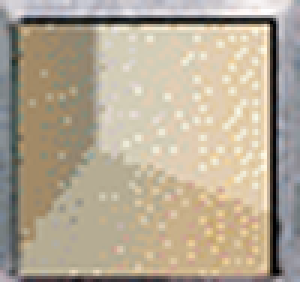
#> input picture assets/loc/scanbox-interior.png, 100 x 94 px (shown 3 times larger)
$ python make_site_scanboxes.py ../assets/loc/scanbox-interior.png
#> lines starting #> are read from the running program, lines starting #| are printed output that depends on the picture; after the words box and inside, x2 and y2 are one past the last pixel; in counts of white or black regions, pixels touching at a corner belong together
### tools/make_site_wear.py
"""Rev 84 (site wear and PC wide starships): the paint of Decipher's blue starship / vehicle site frames, rebuilt from
the printed faces -> assets/frames/site-wear-light.png (frame coordinates, 2073 x 1497, the size of
assets/frames/loc-site.png).

Decipher printed the Light starship / vehicle sites (Sandcrawler: Loading Bay, Home One: War Room / Docking Bay,
Blockade Flagship: Docking Bay) with the blue paint worn through to the silver in large scratched patches - heaviest on
the strips between the title bars and the picture and along the outer rim - and the Dark ones (Executor sites,
Sandcrawler: Droid Junkheap, Star Destroyer: Launch Bay, ...) in smooth unworn blue (checked on the six hi-res Dark
faces below: no wear to rebuild; the renderer paints them plain, as before). Each Light card has its own
patches, in the same places on every copy (the wiki's hi-res scan and Decipher's archive image of Loading Bay agree).

  * Every printed face is registered to the site frame (loc-site.png on the master card, 2220 x 1632, its paint zone
    tinted blue as printed) by ECC (affine, coarse to fine; a sheared fit is rejected) over the card body and its
    edge on the black border, the picture masked out. Each scan is saved as out/site-wear-scans/registered-*.png.
  * Each registered face is classified inside the frame's paint zone: blue paint 1, silver 0, anything else (the
    black copyright line, the sphere, icons) unknown.
  * Light wear = the per-pixel median of the four Light faces (unknown left out): worn where most of them show silver.
    No smoothing, no hand retouching; site-wear-light.png: 255 = worn to the silver.
    Under the copyright line (the same place on all four) no face shows the paint: left unworn.

Faces (wiki.swccg.com): Light: ANH-L-sandcrawlerloadingbay-hires.webp (2073 px), DS2-L-homeonewarroom /
DS2-L-homeonedockingbay / Theed-L-blockadeflagshipdockingbay -decipher-archive (Decipher's own images, ~500 px);
Dark (checked, not used): the six -hires.webp faces (Droid Junkheap, Executor: Comm Station / Control Station /
Holotheatre / Main Corridor / Meditation Chamber).
Usage: python3 tools/make_site_wear.py [scan_cache_dir]"""
from __future__ import annotations
import json, sys, urllib.parse, urllib.request
from pathlib import Path
import numpy as np
from PIL import Image
import cv2

ROOT = Path(__file__).resolve().parents[1]
CACHE = Path(sys.argv[1] if len(sys.argv) > 1 else ROOT / "out" / "site-wear-scans")
API = "https://wiki.swccg.com/api.php"
LIGHT = ["ANH-L-sandcrawlerloadingbay-hires.webp", "DS2-L-homeonewarroom-decipher-archive.gif",
         "DS2-L-homeonedockingbay-decipher-archive.gif", "Theed-L-blockadeflagshipdockingbay-decipher-archive.jpg"]
MW, MH = 2220, 1632          # master card (landscape)
FX, FY = 74, 76              # loc-site frame offset on the master (render.TEMPLATES["loc-site"]["frame_off"])


def fetch(name: str) -> Path:
    p = CACHE / name
    if not p.exists():
        CACHE.mkdir(parents=True, exist_ok=True)
        q = urllib.parse.urlencode({"action": "query", "titles": "File:" + name, "prop": "imageinfo",
                                    "iiprop": "url", "format": "json"})
        req = lambda u: urllib.request.urlopen(urllib.request.Request(u, headers={"User-Agent": "cardmaker-tools/1.0"}), timeout=60)
        d = json.load(req(API + "?" + q))
        url = next(iter(d["query"]["pages"].values()))["imageinfo"][0]["url"]
        p.write_bytes(req(url).read())
    return p


def frame_zone(painted: bool = True):
    """The bare frame on the master, and the zone render.starship_frame paints (no icon boxes, no grown text)."""
    fa = np.array(Image.open(ROOT / "assets/frames/loc-site.png").convert("RGBA")).astype(float)
    H, W = fa.shape[:2]
    keep = np.zeros((H, W), bool)
    m = 4
    for x0, y0, x1, y1 in ((163, 1135, 444, 1252), (440, 1135, 1576, 1252), (163, 1252, 1900, 1370),
                           (163, 106, 1900, 225), (489, 225, 1634, 336), (1630, 225, 1900, 336)):
        keep[max(0, y0 - m):y1 + m, max(0, x0 - m):x1 + m] = True
    rgb = fa[:, :, :3]
    silver = (np.abs(rgb[:, :, 0] - rgb[:, :, 2]) < 30) & (rgb.mean(2) > 80) & (fa[:, :, 3] > 0)
    zone = silver & ~keep
    ref = np.zeros((MH, MW, 3), np.uint8)
    a = fa[:, :, 3:] / 255.0
    paint = rgb * a
    if painted:   # the blue sites: the zone painted, as printed (make_site_scanboxes.py also registers silver sites)
        paint[zone] = rgb[zone].mean(-1, keepdims=True) / 172.0 * np.array([33.0, 95.0, 140.0])
    ref[FY:FY + H, FX:FX + W] = np.clip(paint, 0, 255).astype(np.uint8)
    # registration mask: the whole card body and its edge on the black border, but not the picture
    msk = np.zeros((MH, MW), np.uint8)
    msk[FY + 68 - 40:FY + 1410 + 40, FX + 70 - 40:FX + 2000 + 40] = 1
    msk[FY + 382 + 12:FY + 1095 - 12, FX + 188 + 12:FX + 1883 - 12] = 0
    return ref, msk, zone


# [7 lines left out: function bbox_blue, not called in this run]


def gray(a, s):
    return cv2.GaussianBlur(cv2.cvtColor(a, cv2.COLOR_RGB2GRAY).astype(np.float32) / 255, (0, 0), s)


# [64 lines left out: functions register, classify, main, not called in this run]


# [2 lines that do not run on import are left out]

### tools/make_site_scanboxes.py
"""Rev 84 (sites 2): the Mobile, Starship and Vehicle icon boxes of Decipher's location cards, cut from printed faces ->
assets/loc/scanbox-{mobile,starship,vehicle}.png (100 x 94, as scanbox-interior / -exterior / -planet / -underground,
which were cut from the printed Hoth cards).

These three were drawn as the Holotable icon (icon-*.png, its own brown speckled border) on box.png: a brown-speckled
box, 10 px too large and 3-8 px off, unlike the print's thin dark line inside the silver rim. Each printed hi-res face
(wiki, 2073 px) is registered to the site frame as in make_site_wear.py; every box of the wanted kinds is located from
where the renderer puts it (frame x 1805 - 111 k, y 1148 for the half at the bottom; the top half turned): the square
boxes of the row are matched by scanbox-interior.png's rim (+-24 px) and the row fitted (x0 - pitch k, y), which places the
round mobile disc too (the rim match alone mistakes it); the boxes of one kind are averaged by per-pixel median.
Faces: Executor: Comm Station / Control Station / Holotheatre / Main Corridor / Meditation Chamber (mobile, starship),
Death Star: Docking Bay 327, Death Star: Central Core, Death Star: War Room (mobile), Sandcrawler: Loading Bay /
Droid Junkheap (vehicle). Usage: python3 tools/make_site_scanboxes.py [scan_dir]"""
from __future__ import annotations
import sys
from pathlib import Path
import numpy as np
import cv2
from PIL import Image

ROOT = Path(__file__).resolve().parents[1]
sys.path.insert(0, str(ROOT / "tools"))
import make_site_wear as W   # noqa: E402  (fetch, frame_zone, register; its CACHE follows argv[1] too)

# face file -> (painted frame, the card's location icons outermost first: the same list for both halves)
FACES = {
    "Dagobah-D-executorcommstation-hires.webp": (True, ["scomp", "mobile", "starship", "interior"]),
    "Dagobah-D-executorcontrolstation-hires.webp": (True, ["scomp", "mobile", "starship", "interior"]),
    "Dagobah-D-executorholotheatre-hires.webp": (True, ["scomp", "mobile", "starship", "interior"]),
    "Dagobah-D-executormaincorridor-hires.webp": (True, ["scomp", "mobile", "starship", "interior"]),
    "Dagobah-D-executormeditationchamber-hires.webp": (True, ["scomp", "mobile", "starship", "interior"]),
    "Premiere-D-deathstardockingbay327-hires.webp": (False, ["scomp", "mobile", "exterior", "interior"]),
    "Premiere-D-deathstarcentralcore-hires.webp": (False, ["scomp", "mobile", "interior"]),
    "Premiere-D-deathstarwarroom-hires.webp": (False, ["scomp", "mobile", "interior"]),
    "ANH-L-sandcrawlerloadingbay-hires.webp": (True, ["vehicle", "interior"]),
    "ANH-D-sandcrawlerdroidjunkheap-hires.webp": (True, ["vehicle", "interior"]),
}
WANT = ("mobile", "starship", "vehicle")
S = 24   # search radius (px) round the renderer's box position


def main():
    tpl = np.array(Image.open(ROOT / "assets/loc/scanbox-interior.png").convert("L")).astype(np.float32)
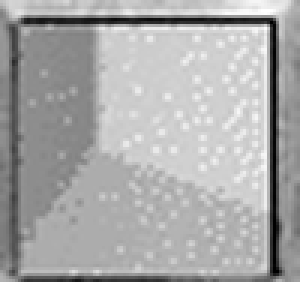
#> tpl: shape (94, 100) float32 (shown 3 times larger); min 0, max 255, mean 168.9
    rim = np.ones_like(tpl, np.uint8); rim[12:-12, 12:-12] = 0     # match on the silver rim and the dark line only
    got = {k: [] for k in WANT}
    refs = {p: W.frame_zone(p) for p in (True, False)}
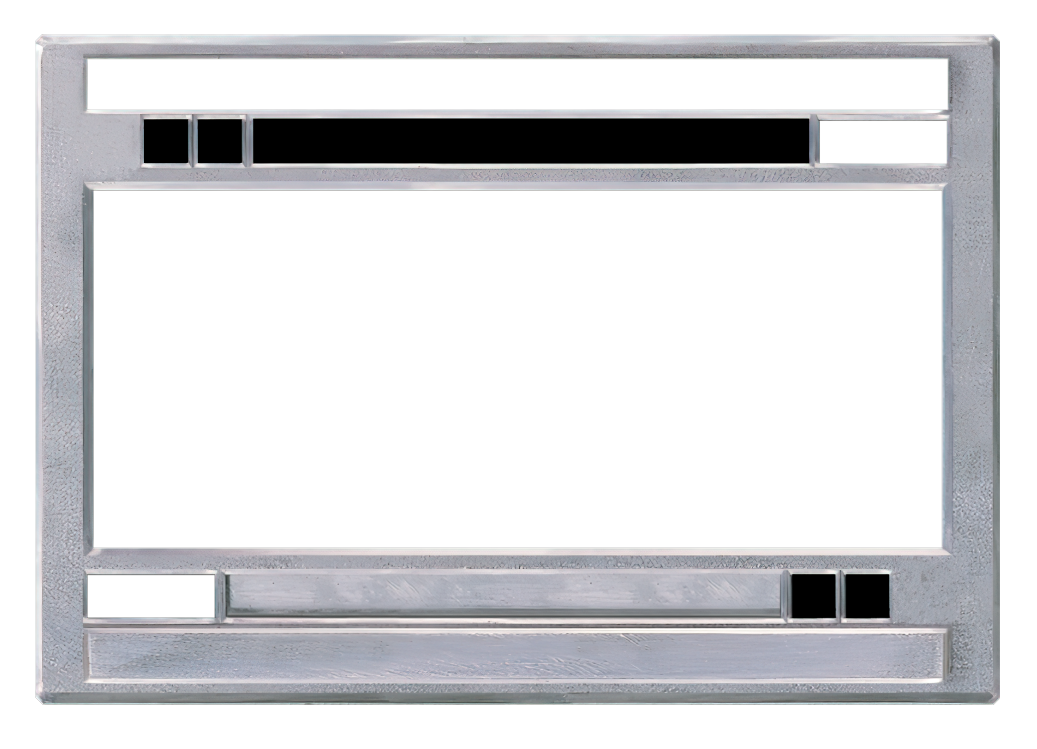
#> input picture assets/frames/loc-site.png, 2073 x 1497 px (shown at 1/2 size)
#> in frame_zone, `rgb = fa[:, :, :3]`:
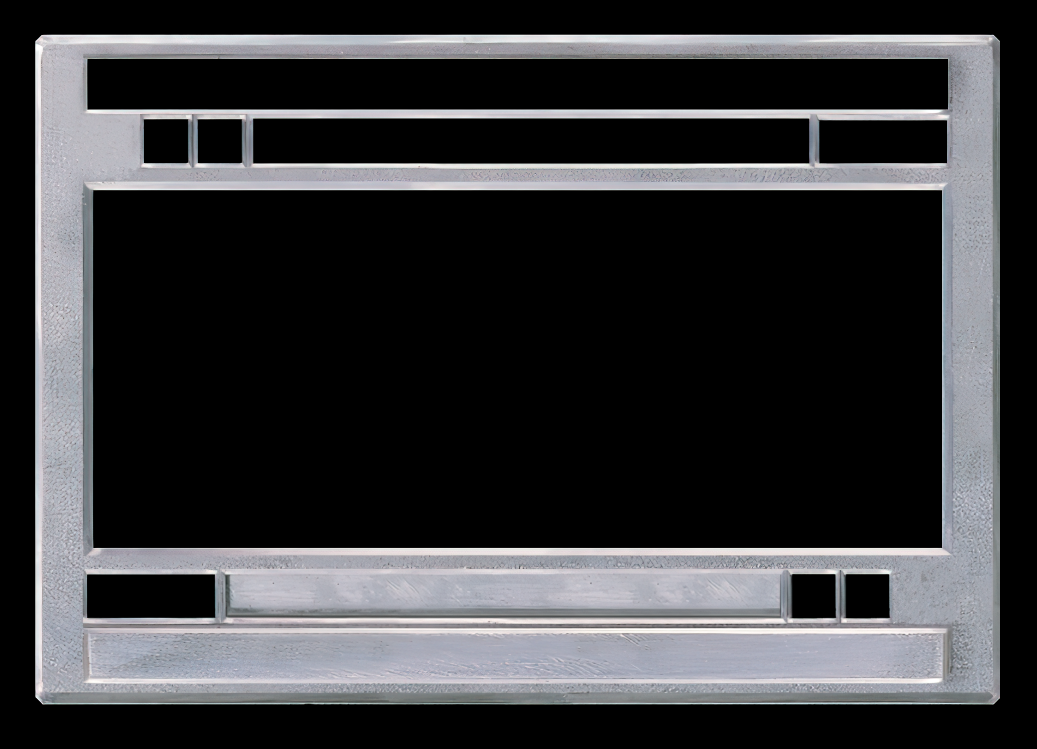
#> rgb: shape (1497, 2073, 3) float64 (shown at 1/2 size); mean R, G, B 56.5, 56.9, 59.2
#> in frame_zone, `silver = (np.abs(rgb[:, :, 0] - rgb[:, :, 2]) < 30) & (rgb.mean(2) > 8..`:
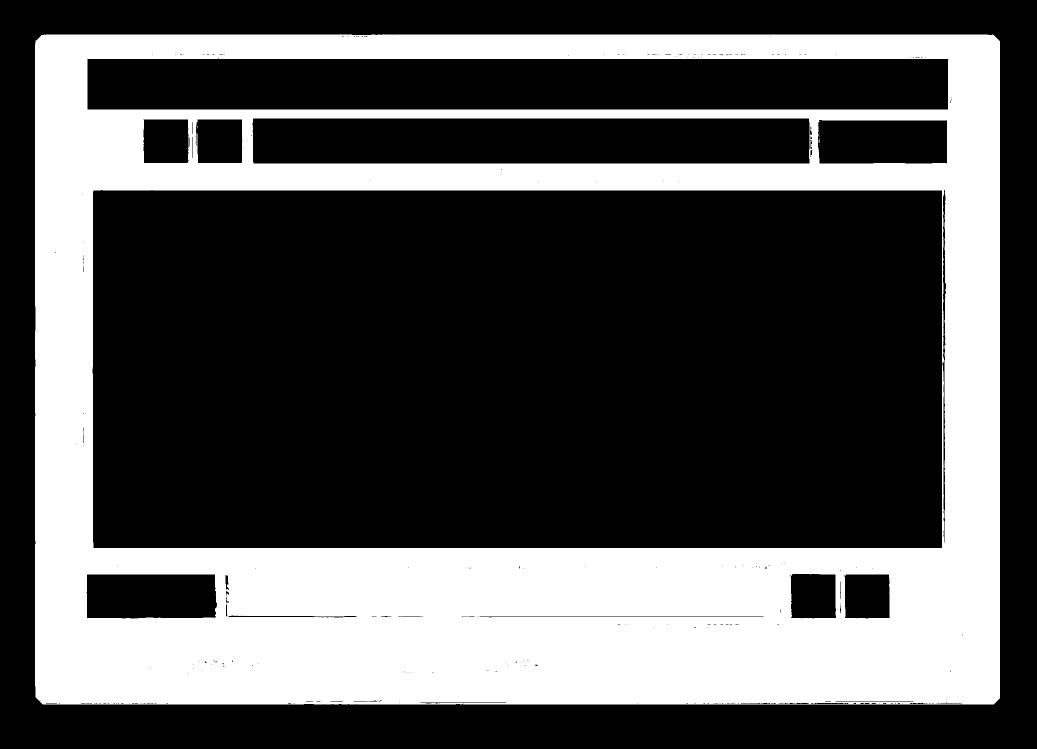
#> silver: shape (1497, 2073) bool (shown at 1/2 size); 32.8% white; 9 white regions (8 under 20 px), largest, box (x1, y1, x2, y2) and area: (70, 69, 2000, 1409) 1017031
#> in frame_zone, `zone = silver & ~keep`: zone: shape (1497, 2073) bool; 18.4% white; 2 white regions (1 under 20 px), largest, box (x1, y1, x2, y2) and area: (70, 69, 2000, 1409) 571951
#> in frame_zone, `paint[zone] = rgb[zone].mean(-1, keepdims=True) / 172.0 * np.array([33..`:
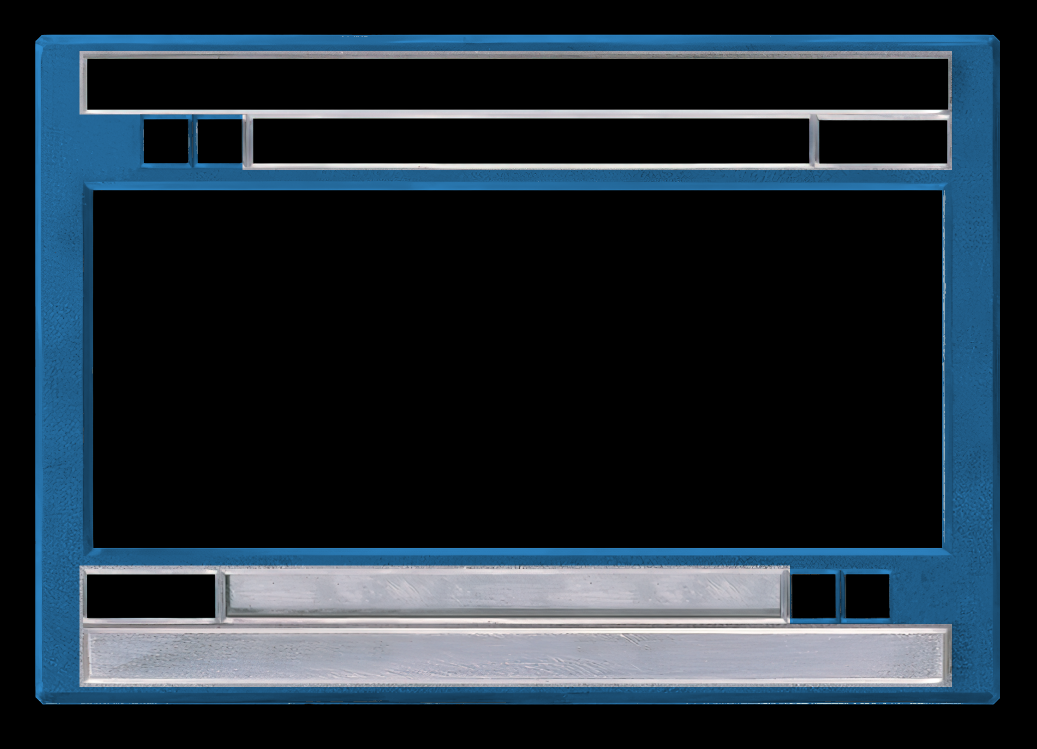
#> paint: shape (1497, 2073, 3) float64 (shown at 1/2 size); mean R, G, B 31.5, 42.9, 52.3
#> call 2 of frame_zone, with painted = False
#> in frame_zone (call 2), `ref[FY:FY + H, FX:FX + W] = np.clip(paint, 0, 255).astype(np.uint8)`:
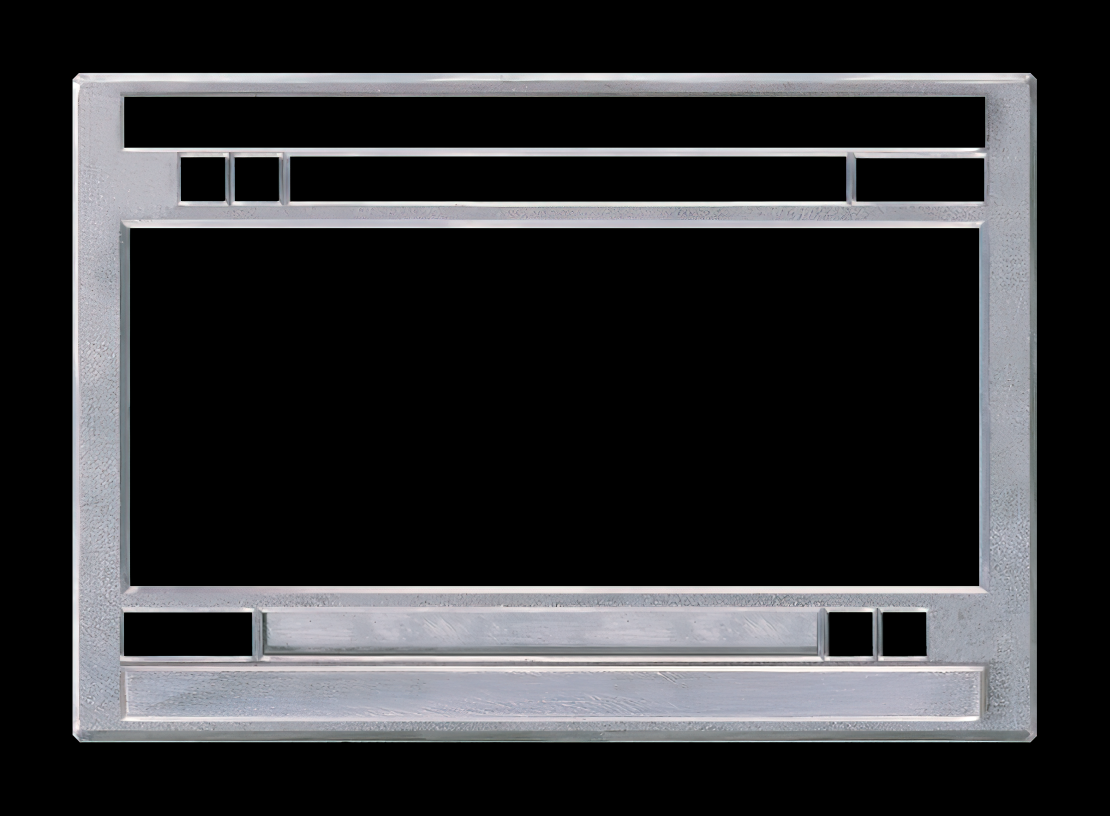
#> ref: shape (1632, 2220, 3) (shown at 1/2 size); mean R, G, B 48.1, 48.4, 50.4
#> refs = 2 items
    for name, (painted, icons) in FACES.items():
        ref, msk, zone = refs[painted]
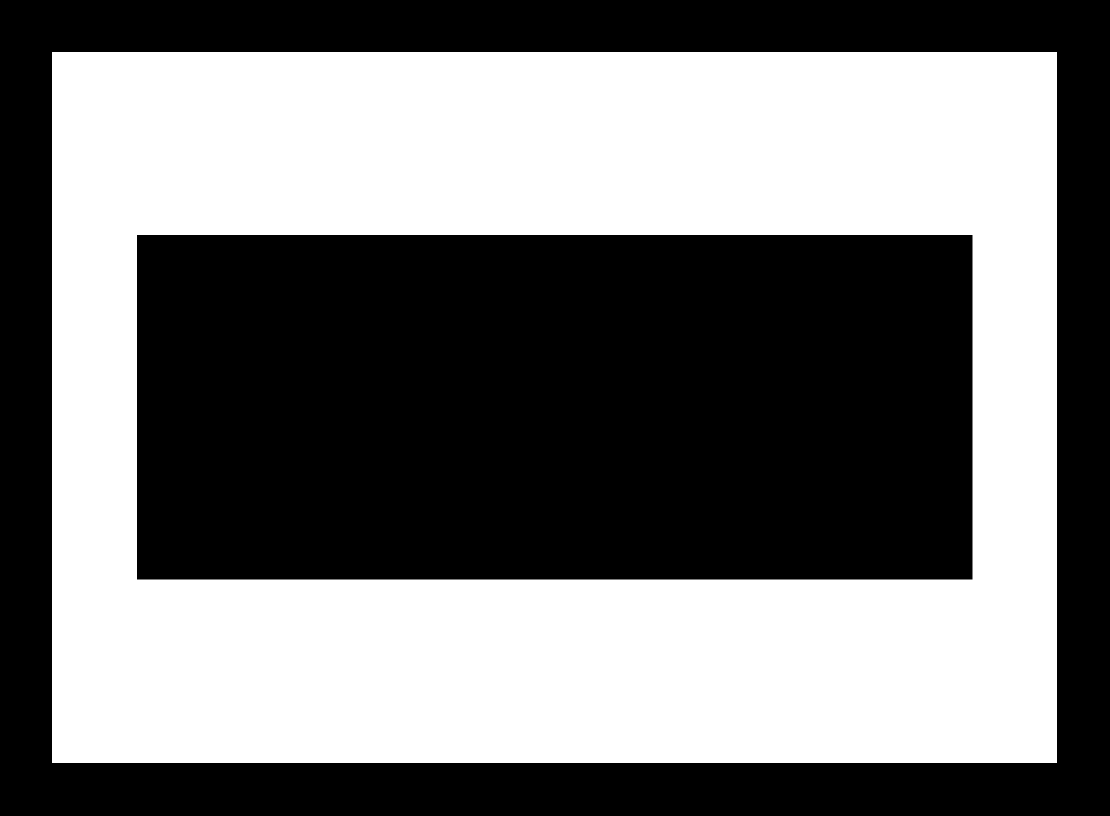
#> msk: shape (1632, 2220) (shown at 1/2 size); values 0 (black) and 1 (white), 47.1% white; 1 white region, box (x1, y1, x2, y2) and area: (104, 104, 2114, 1526) 1706901
        f = W.register(W.fetch(name), ref, msk, zone, (0, 180)).clip(0, 255).astype(np.uint8)   # frame orientation
        for half in ("bottom", "top"):
            img = f if half == "bottom" else np.ascontiguousarray(f[::-1, ::-1])   # the top half turned upright
            g = cv2.cvtColor(img, cv2.COLOR_RGB2GRAY).astype(np.float32)
            # the box positions in the print: match the rim of every box of the row, keep the reliable ones (the square
            # pictures; the round mobile disc and the scomp ring fool the rim match), and fit the row (x0 + pitch k, y)
            pos = {}
            for k, nm in enumerate(icons):
                if nm == "scomp":
                    continue
                x, y = 1805 - 111 * k, 1148
                win = g[y - S:y + 94 + S, x - S:x + 100 + S]
                r = cv2.matchTemplate(win, tpl, cv2.TM_CCORR_NORMED, mask=rim)
                _, sc, _, (dx, dy) = cv2.minMaxLoc(r)
                if nm != "mobile" and abs(dx - S) < S and abs(dy - S) < S:
                    pos[k] = (x - S + dx, y - S + dy)
            if not pos:
                continue
            ks = sorted(pos)
            pitch = (pos[ks[0]][0] - pos[ks[-1]][0]) / (ks[-1] - ks[0]) if len(ks) > 1 else 111.0
            k0 = ks[0]; X0, Y0 = pos[k0][0] + pitch * k0, float(np.mean([p[1] for p in pos.values()]))
            for k, nm in enumerate(icons):
                if nm not in WANT:
                    continue
                bx, by = int(round(X0 - pitch * k)), int(round(Y0))
                print(f"  {name} {half} {nm}: box at ({bx - (1805 - 111 * k):+d}, {by - 1148:+d}) from ours, row pitch {pitch:.1f}")
                got[nm].append(img[by:by + 94, bx:bx + 100].astype(np.float32))
    ring = np.zeros((94, 100), bool); ring[:5] = ring[-5:] = True; ring[:, :5] = ring[:, -5:] = True
    ref_rim = np.median(np.array(Image.open(ROOT / "assets/loc/scanbox-interior.png").convert("RGB")).astype(np.float32)[ring], 0)
    for nm, lst in got.items():
        # the hi-res scans are duller than the faces the other scanboxes came from: each crop's channels scaled so its
        # silver rim (outer 5 px) matches scanbox-interior's; then every crop aligned (ECC, translation) on the first
        # median and the median taken again
        lst = [np.clip(c * (ref_rim / np.maximum(np.median(c[ring], 0), 1)), 0, 255) for c in lst]
        med = np.median(np.stack(lst), 0)
        al = []
        for c in lst:
            w = np.eye(2, 3, dtype=np.float32)
            try:
                _, w = cv2.findTransformECC(cv2.cvtColor(med.astype(np.uint8), cv2.COLOR_RGB2GRAY).astype(np.float32),
                                            cv2.cvtColor(c.astype(np.uint8), cv2.COLOR_RGB2GRAY).astype(np.float32), w,
                                            cv2.MOTION_TRANSLATION, (cv2.TERM_CRITERIA_EPS | cv2.TERM_CRITERIA_COUNT, 200, 1e-5), None, 3)
            except cv2.error:
                pass
            if abs(w[0, 2]) < 12 and abs(w[1, 2]) < 12:
                al.append(np.clip(cv2.warpAffine(c, w, (100, 94), flags=cv2.INTER_CUBIC | cv2.WARP_INVERSE_MAP, borderMode=cv2.BORDER_REPLICATE), 0, 255))
        med = np.median(np.stack(al), 0)
        Image.fromarray(np.dstack([med, np.full(med.shape[:2], 255.0)]).round().clip(0, 255).astype(np.uint8), "RGBA").save(
            ROOT / f"assets/loc/scanbox-{nm}.png", optimize=True)
        print(nm, len(al), "of", len(lst), "boxes aligned")


if __name__ == "__main__":
    main()
#> (the call stopped at in fetch, `req = lambda u: urllib.request.urlopen(urllib.request.Request(u, heade..`: the network is not available in this run)
